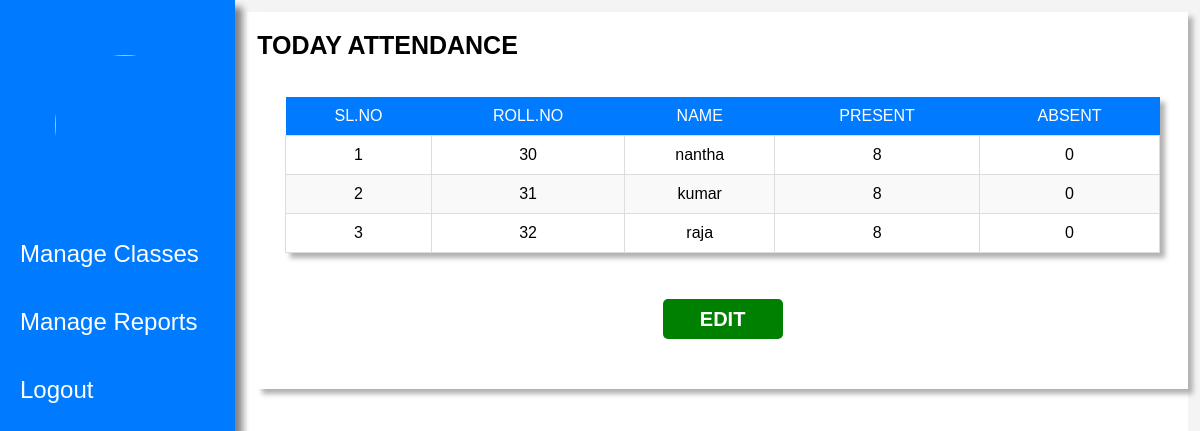
The page /attendance/class1/1 on the database its author committed.
### tables this page shows
CREATE TABLE class1 (
            slno INTEGER,
            rollno INTEGER,
            name VARCHAR(50),
            present INTEGER, absent INTEGER,
            date VARCHAR(50)
        );

CREATE TABLE "all_students" (
	"name"	TEXT,
	"rollno"	INTEGER,
	"dept"	TEXT,
	"classid"	INTEGER,
	"staffid"	INTEGER,
	"email"	TEXT,
	"year"	TEXT,
	"slno"	INTEGER,
	PRIMARY KEY("rollno")
);

### main.py (the view)
@app.route("/attendance/<string:classname>/<int:classid>", methods=["GET", "POST"])
def attendance(classname, classid):
    formatted_date = datetime.date.today().strftime('%Y-%m-%d')
    con = sqlite3.connect("data_base.db")
    con.row_factory = sqlite3.Row
    cur = con.cursor()
    query = f"""SELECT s.name,c.rollno,c.present,c.absent,c.date FROM  all_students s JOIN {classname} c ON s.rollno = c.rollno WHERE c.date = ?"""
    cur.execute(query, (formatted_date,))
    data = cur.fetchall()
    if data:
        con.close()
        return render_template("staff/today_attendance.html", data=data,classname = classname,classid = classid)
    else:
        query = f"SELECT * FROM all_students WHERE classid = {classid}"
        cur.execute(query)
        data = cur.fetchall()
        con.close()
        return render_template("staff/attendance_sheet.html",data = data,classname = classname,classid = classid)

### templates/staff/today_attendance.html (shortened to what this page needs)
<!DOCTYPE html>
<html lang="en">
<head>
    <link rel="stylesheet" href="\static\css\attendance_sheet.css">
</head>
<body>
    <div class="sidebar">
        <img src="\static\images\logo.jpg">
        <ul>
            <li><a href="{{url_for('manage_classes_staff')}}">Manage Classes</a></li>
            <li><a href="{{url_for('report_generate_form')}}">Manage Reports</a></li>
            <li><a href="{{url_for('home')}}">Logout</a></li>
        </ul>
    </div>
    <div class="img_container">
        <div class="all-attendance-table">
            <h1>TODAY ATTENDANCE</h1>
            <form action="/edit_today_attendance" method="post" class="table-form">
                <table>
                    <thead>
                        <tr>
                            <th>SL.NO</th>
                            <th>ROLL.NO</th>
                            <th>NAME</th>
                            <th>PRESENT</th>
                            <th>ABSENT</th>
                        </tr>
                    </thead>
                    <tbody>
                        {% for row in data %}
                        <tr>
                            <td>{{ loop.index }}</td>
                            <td>{{ row["rollno"] }}</td>
                            <td>{{ row["name"] }}</td>
                            <td>{{ row["present"]}}</td>
                            <td>{{ row["absent"]}}</td>
                        </tr>
                        {% endfor %}
                    </tbody>
                </table>
                <div class="btn-group">
                    <button type="submit">EDIT</button>
                </div>
            </form>
        </div>
    </div>
</body>
</html>

### static/css/attendance_sheet.css (style rules this page uses)
* { margin: 0; padding: 0; box-sizing: border-box; }
body { font-family: Arial, sans-serif; background-color: #f4f4f4; display: flex; }
.img_container { width: 80%; display: flex; margin: 1%; flex-direction: column; gap:40px; background-color:#FFFFFF; padding-left: 10px; }

### rows shown on the page
class1: rollno "30", name "nantha", present "8", absent "0"
class1: rollno "31", name "kumar", present "8", absent "0"
class1: rollno "32", name "raja", present "8", absent "0"
